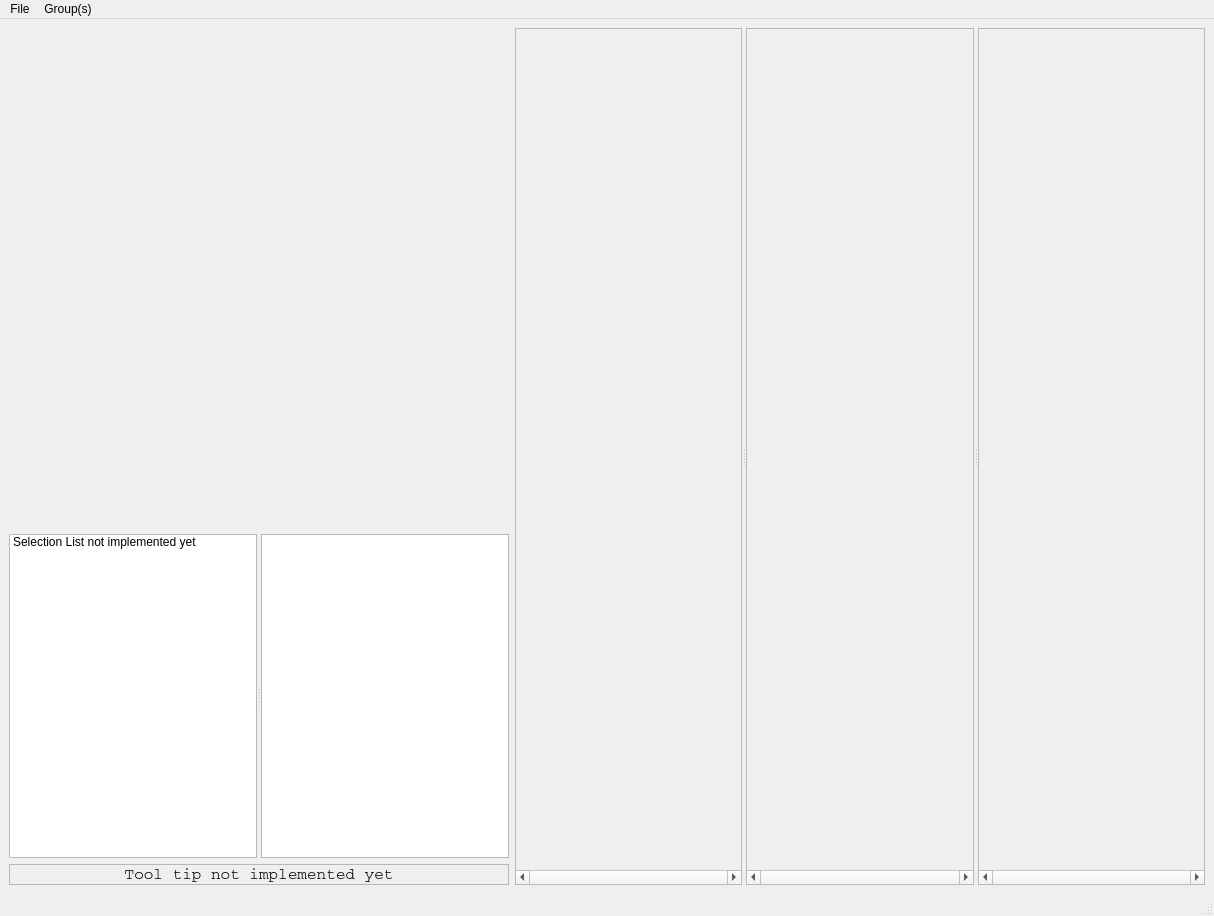
<?xml version="1.0" encoding="UTF-8"?>
<ui version="4.0">
 <class>compreheNGSive_sv</class>
 <widget class="QMainWindow" name="compreheNGSive_sv">
  <property name="geometry">
   <rect>
    <x>0</x>
    <y>0</y>
    <width>1214</width>
    <height>916</height>
   </rect>
  </property>
  <property name="windowTitle">
   <string>compreheNGSive (Single Variant)</string>
  </property>
  <property name="styleSheet">
   <string notr="true"/>
  </property>
  <widget class="QWidget" name="centralwidget">
   <layout class="QHBoxLayout" name="horizontalLayout">
    <item>
     <widget class="QFrame" name="frame">
      <property name="maximumSize">
       <size>
        <width>500</width>
        <height>16777215</height>
       </size>
      </property>
      <property name="frameShape">
       <enum>QFrame::NoFrame</enum>
      </property>
      <property name="frameShadow">
       <enum>QFrame::Plain</enum>
      </property>
      <property name="lineWidth">
       <number>0</number>
      </property>
      <layout class="QVBoxLayout" name="verticalLayout">
       <property name="spacing">
        <number>-1</number>
       </property>
       <property name="margin">
        <number>0</number>
       </property>
       <item>
        <widget class="QWidget" name="scatterWidget" native="true">
         <property name="sizePolicy">
          <sizepolicy hsizetype="Expanding" vsizetype="Expanding">
           <horstretch>0</horstretch>
           <verstretch>0</verstretch>
          </sizepolicy>
         </property>
         <property name="minimumSize">
          <size>
           <width>500</width>
           <height>500</height>
          </size>
         </property>
         <property name="maximumSize">
          <size>
           <width>500</width>
           <height>500</height>
          </size>
         </property>
        </widget>
       </item>
       <item>
        <widget class="QSplitter" name="splitter_2">
         <property name="sizePolicy">
          <sizepolicy hsizetype="Expanding" vsizetype="Expanding">
           <horstretch>0</horstretch>
           <verstretch>0</verstretch>
          </sizepolicy>
         </property>
         <property name="minimumSize">
          <size>
           <width>500</width>
           <height>0</height>
          </size>
         </property>
         <property name="maximumSize">
          <size>
           <width>16777215</width>
           <height>16777215</height>
          </size>
         </property>
         <property name="orientation">
          <enum>Qt::Horizontal</enum>
         </property>
         <property name="opaqueResize">
          <bool>true</bool>
         </property>
         <widget class="QListWidget" name="groupList">
          <item>
           <property name="text">
            <string>Selection List not implemented yet</string>
           </property>
          </item>
         </widget>
         <widget class="QListWidget" name="highlightList">
          <property name="autoFillBackground">
           <bool>false</bool>
          </property>
          <property name="alternatingRowColors">
           <bool>false</bool>
          </property>
         </widget>
        </widget>
       </item>
       <item>
        <widget class="QLabel" name="label">
         <property name="minimumSize">
          <size>
           <width>500</width>
           <height>0</height>
          </size>
         </property>
         <property name="maximumSize">
          <size>
           <width>500</width>
           <height>16777215</height>
          </size>
         </property>
         <property name="font">
          <font>
           <family>Courier</family>
           <pointsize>12</pointsize>
          </font>
         </property>
         <property name="frameShape">
          <enum>QFrame::StyledPanel</enum>
         </property>
         <property name="frameShadow">
          <enum>QFrame::Sunken</enum>
         </property>
         <property name="lineWidth">
          <number>1</number>
         </property>
         <property name="text">
          <string>Tool tip not implemented yet</string>
         </property>
         <property name="alignment">
          <set>Qt::AlignCenter</set>
         </property>
        </widget>
       </item>
      </layout>
     </widget>
    </item>
    <item>
     <widget class="QSplitter" name="splitter">
      <property name="sizePolicy">
       <sizepolicy hsizetype="Expanding" vsizetype="Expanding">
        <horstretch>0</horstretch>
        <verstretch>0</verstretch>
       </sizepolicy>
      </property>
      <property name="orientation">
       <enum>Qt::Horizontal</enum>
      </property>
      <widget class="QScrollArea" name="pcScrollArea">
       <property name="sizePolicy">
        <sizepolicy hsizetype="Expanding" vsizetype="Expanding">
         <horstretch>0</horstretch>
         <verstretch>0</verstretch>
        </sizepolicy>
       </property>
       <property name="minimumSize">
        <size>
         <width>0</width>
         <height>0</height>
        </size>
       </property>
       <property name="maximumSize">
        <size>
         <width>16777215</width>
         <height>16777215</height>
        </size>
       </property>
       <property name="baseSize">
        <size>
         <width>0</width>
         <height>0</height>
        </size>
       </property>
       <property name="verticalScrollBarPolicy">
        <enum>Qt::ScrollBarAlwaysOff</enum>
       </property>
       <property name="horizontalScrollBarPolicy">
        <enum>Qt::ScrollBarAlwaysOn</enum>
       </property>
       <property name="widgetResizable">
        <bool>true</bool>
       </property>
       <widget class="QWidget" name="scrollAreaWidgetContents">
        <property name="geometry">
         <rect>
          <x>0</x>
          <y>0</y>
          <width>218</width>
          <height>832</height>
         </rect>
        </property>
       </widget>
      </widget>
      <widget class="QScrollArea" name="groupScrollArea">
       <property name="verticalScrollBarPolicy">
        <enum>Qt::ScrollBarAlwaysOff</enum>
       </property>
       <property name="horizontalScrollBarPolicy">
        <enum>Qt::ScrollBarAlwaysOn</enum>
       </property>
       <property name="widgetResizable">
        <bool>true</bool>
       </property>
       <widget class="QWidget" name="scrollAreaWidgetContents_4">
        <property name="geometry">
         <rect>
          <x>0</x>
          <y>0</y>
          <width>218</width>
          <height>832</height>
         </rect>
        </property>
       </widget>
      </widget>
      <widget class="QScrollArea" name="gbScrollArea">
       <property name="verticalScrollBarPolicy">
        <enum>Qt::ScrollBarAlwaysOff</enum>
       </property>
       <property name="horizontalScrollBarPolicy">
        <enum>Qt::ScrollBarAlwaysOn</enum>
       </property>
       <property name="widgetResizable">
        <bool>true</bool>
       </property>
       <widget class="QWidget" name="scrollAreaWidgetContents_3">
        <property name="geometry">
         <rect>
          <x>0</x>
          <y>0</y>
          <width>218</width>
          <height>832</height>
         </rect>
        </property>
       </widget>
      </widget>
     </widget>
    </item>
   </layout>
  </widget>
  <widget class="QMenuBar" name="menubar">
   <property name="geometry">
    <rect>
     <x>0</x>
     <y>0</y>
     <width>1214</width>
     <height>22</height>
    </rect>
   </property>
   <widget class="QMenu" name="menuFile">
    <property name="title">
     <string>File</string>
    </property>
    <widget class="QMenu" name="menuBack_To_Setup">
     <property name="title">
      <string>Back To Setup</string>
     </property>
     <addaction name="actionUse_Original_Settings"/>
     <addaction name="actionUse_Current_Group_As_Hard_Filter"/>
    </widget>
    <addaction name="menuBack_To_Setup"/>
    <addaction name="separator"/>
    <addaction name="actionExport_History"/>
    <addaction name="actionExport"/>
    <addaction name="separator"/>
    <addaction name="actionQuit"/>
   </widget>
   <widget class="QMenu" name="menuGroups">
    <property name="title">
     <string>Group(s)</string>
    </property>
    <addaction name="actionUndo"/>
    <addaction name="actionRedo"/>
    <addaction name="separator"/>
    <addaction name="actionNew"/>
    <addaction name="actionDuplicate"/>
    <addaction name="actionDelete"/>
    <addaction name="separator"/>
    <addaction name="actionUnion"/>
    <addaction name="actionIntersection"/>
    <addaction name="actionDifference"/>
    <addaction name="actionComplement"/>
   </widget>
   <addaction name="menuFile"/>
   <addaction name="menuGroups"/>
  </widget>
  <widget class="QStatusBar" name="statusbar"/>
  <action name="actionExport">
   <property name="text">
    <string>Export Current Group...</string>
   </property>
  </action>
  <action name="actionQuit">
   <property name="text">
    <string>Quit</string>
   </property>
   <property name="shortcut">
    <string>Ctrl+Q</string>
   </property>
  </action>
  <action name="actionUndo">
   <property name="text">
    <string>Undo</string>
   </property>
   <property name="shortcut">
    <string>Ctrl+Z</string>
   </property>
  </action>
  <action name="actionRedo">
   <property name="text">
    <string>Redo</string>
   </property>
   <property name="shortcut">
    <string>Ctrl+Shift+Z</string>
   </property>
  </action>
  <action name="actionNew">
   <property name="text">
    <string>New</string>
   </property>
   <property name="shortcut">
    <string>Ctrl+N</string>
   </property>
  </action>
  <action name="actionDuplicate">
   <property name="text">
    <string>Duplicate</string>
   </property>
   <property name="shortcut">
    <string>Ctrl+D</string>
   </property>
  </action>
  <action name="actionDelete">
   <property name="text">
    <string>Delete</string>
   </property>
   <property name="shortcut">
    <string>Backspace</string>
   </property>
  </action>
  <action name="actionUnion">
   <property name="checkable">
    <bool>true</bool>
   </property>
   <property name="text">
    <string>Union</string>
   </property>
   <property name="shortcut">
    <string>Ctrl+U</string>
   </property>
  </action>
  <action name="actionIntersection">
   <property name="checkable">
    <bool>true</bool>
   </property>
   <property name="text">
    <string>Intersection</string>
   </property>
   <property name="shortcut">
    <string>Ctrl+I</string>
   </property>
  </action>
  <action name="actionComplement">
   <property name="checkable">
    <bool>true</bool>
   </property>
   <property name="text">
    <string>Complement</string>
   </property>
   <property name="shortcut">
    <string>Ctrl+C</string>
   </property>
  </action>
  <action name="actionDifference">
   <property name="text">
    <string>Difference</string>
   </property>
   <property name="shortcut">
    <string>Ctrl+Shift+D</string>
   </property>
  </action>
  <action name="actionExport_History">
   <property name="text">
    <string>Export History...</string>
   </property>
  </action>
  <action name="actionBack_To_Setup_With_Group_as_Hard_Filter">
   <property name="text">
    <string>Use Group As Hard Filter</string>
   </property>
  </action>
  <action name="actionUse_Original_Settings">
   <property name="text">
    <string>Use Original Settings</string>
   </property>
  </action>
  <action name="actionUse_Current_Group_As_Hard_Filter">
   <property name="text">
    <string>Use Current Parameters As Hard Filters</string>
   </property>
  </action>
 </widget>
 <resources/>
 <connections/>
</ui>
